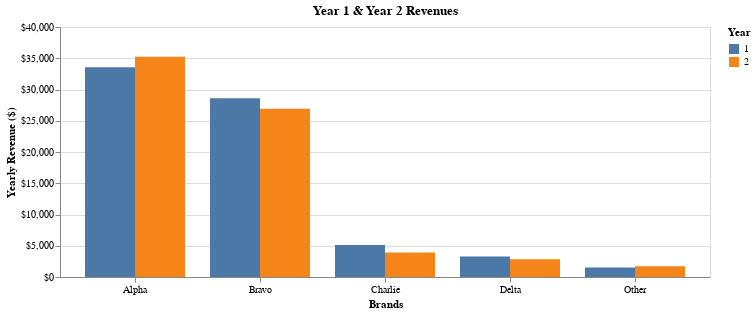

The notebook cell saved with this chart:
### Code cell
chart = alt.Chart(annual_sales_summary().collect()).mark_bar().encode(
    x=alt.X("brand:N", 
            axis=alt.Axis(title='Brands', labelAngle=0)),
    xOffset="year:N",
    y=alt.Y("Yearly Sales:Q",
            axis=alt.Axis(format="$,.0f"),
            title='Yearly Revenue ($)'),
    color=alt.Color("year:N", title='Year'),
).properties(
    width=650,
    height=250,
    title='Year 1 & Year 2 Revenues'
).show()

### Figure 1 — Vega-Lite specification as saved in the notebook (floating-point values rounded to 4 significant figures)
{"$schema": "https://vega.github.io/schema/vega-lite/v5.20.1.json", "config": {"view": {"continuousHeight": 300, "continuousWidth": 300}}, "data": {"name": "data-e47c86ef1bbbf8775e251df9bbcc3362"}, "datasets": {"data-e47c86ef1bbbf8775e251df9bbcc3362": [{"Yearly Sales": 3272.0, "brand": "Delta", "year": 1}, {"Yearly Sales": 1535.0, "brand": "Other", "year": 1}, {"Yearly Sales": 5121.0, "brand": "Charlie", "year": 1}, {"Yearly Sales": 33570.0, "brand": "Alpha", "year": 1}, {"Yearly Sales": 28600.0, "brand": "Bravo", "year": 1}, {"Yearly Sales": 35250.0, "brand": "Alpha", "year": 2}, {"Yearly Sales": 2821.0, "brand": "Delta", "year": 2}, {"Yearly Sales": 26930.0, "brand": "Bravo", "year": 2}, {"Yearly Sales": 3923.0, "brand": "Charlie", "year": 2}, {"Yearly Sales": 1740.0, "brand": "Other", "year": 2}]}, "encoding": {"color": {"field": "year", "title": "Year", "type": "nominal"}, "x": {"axis": {"labelAngle": 0, "title": "Brands"}, "field": "brand", "type": "nominal"}, "xOffset": {"field": "year", "type": "nominal"}, "y": {"axis": {"format": "$,.0f"}, "field": "Yearly Sales", "title": "Yearly Revenue ($)", "type": "quantitative"}}, "height": 250, "mark": {"type": "bar"}, "title": "Year 1 & Year 2 Revenues", "width": 650}
